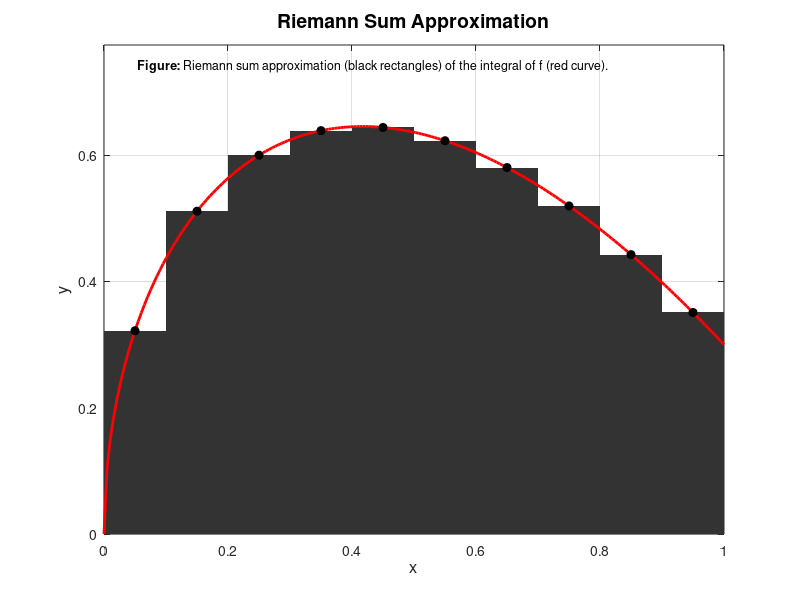

MATLAB code for this plot:
% Riemann sum approximation for a concave function with max near x = 0.8
clear; close all; clc;

% Define a smooth, concave function with maximum near 0.8
f = @(x) 1.5 * (x.^0.5) .* (1 - 0.8*x);  % concave on [0,1], peak ~0.8

% Domain and grid
n = 10;                     % number of rectangles
x = linspace(0, 1, 200);    % dense grid for smooth curve
dx = 1/n;
x_mid = (0.5:1:n-0.5)/n;    % midpoints
y = f(x);
y_mid = f(x_mid);

% Compute Riemann sum approximation
I_hat = mean(y_mid);
fprintf('Riemann-sum approximation: %.4f\n', I_hat);

% Plot
figure('Color','w','Position',[200 200 700 400]);
hold on;

% Plot Riemann rectangles
for i = 1:n
    x0 = (i-1)/n; 
    rectangle('Position',[x0,0,dx,y_mid(i)],...
              'FaceColor',[0.2 0.2 0.2],'EdgeColor','none');
end

% Plot f(x)
plot(x, y, 'r', 'LineWidth', 2);
plot(x_mid, y_mid, 'ko', 'MarkerFaceColor','k');

% Labels and styling
xlabel('x','FontSize',12);
ylabel('y','FontSize',12);
title('Riemann Sum Approximation','FontSize',14);
grid on; box on;
xlim([0 1]); ylim([0 max(y)*1.2]);

% Caption
text(0.05, max(y)*1.15, ...
    '{\bf Figure:} Riemann sum approximation (black rectangles) of the integral of f (red curve).', ...
    'FontSize',9,'Interpreter','tex');

hold off